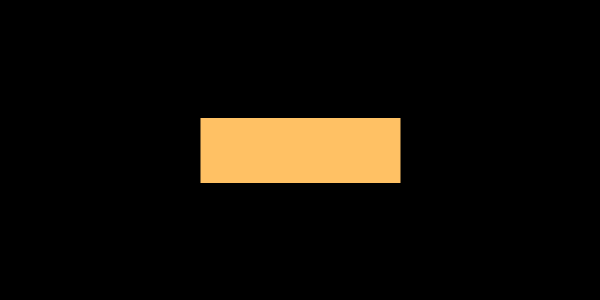
Frame 1 (no input)
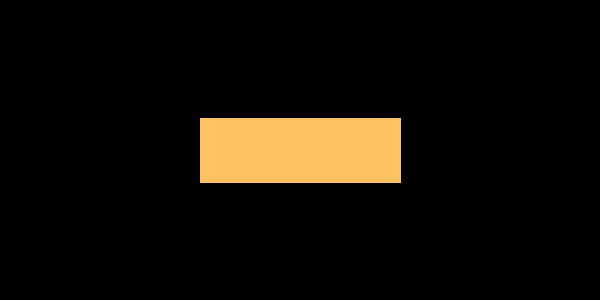
Frame 60 (the mouse pressed at the canvas centre just before this capture)
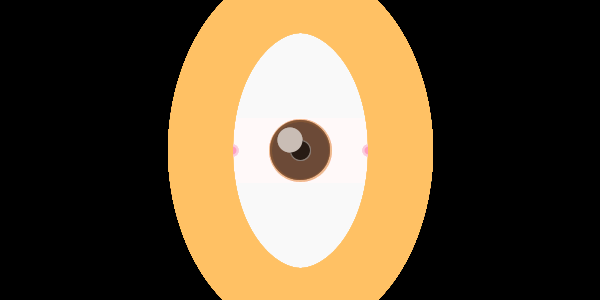
Frame 120 (the mouse held since frame 60 and released just before this capture)

The Processing sketch that drew these frames (run headless with seeded random() and noise(); from frame 60 on, the mouse is pressed at the canvas centre):

// Processing sketch: processing_36149
// ── processing_36149.pde

void setup(){
  size(600,300);
  smooth();
  
  background(0);
}
void draw(){
 
  strokeWeight(1); 
  stroke(155,155,155);
 fill(0);
 ellipse(300,150,20,20);
 
 
 noStroke();
 fill(255);
 ellipse(290,140,25,25);
 
 
 
  strokeWeight(3); 
  stroke(219,96,20,20);
 fill(67,27,0,80);
 ellipse(300,150,60,60);
 
 strokeWeight(2);
 stroke(250,200,220);
  fill(255,150,186);
 ellipse(368,150,10,10);
 
 
 
 
 strokeWeight(2);
 stroke(250,200,220);
  fill(255,150,186);
 ellipse(232,150,10,10);
 
  
  strokeWeight(65);
  stroke(255,193,100);
   fill(255,255,255,20);
 ellipse(300,150,200,mouseX);
  
   

}
